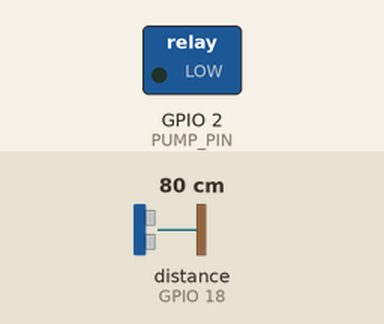
Simulated run of this program. Board: ESP32. Parts: switched loads named in the program (green lamp = pin HIGH). Wiring (from diagram.json): ultrasonic range finder: trigger GPIO 5; echo GPIO 18. The test bench sets the inputs (shaded band); at power-on: distance to the obstacle (sensor on GPIO 18) 80 cm. The echo pulse lasts 58.3 µs per cm; WiFi joins after 1.5 s; servers stay silent unless stated; no MQTT or app messages arrive unless stated; pins used as bus, display or sensor lines are not drawn; what the program prints to the serial monitor is not drawn.

Above: at 2.7 s.
2.8 s: distance to the obstacle (sensor on GPIO 18) set to 136 cm
5.2 s: distance to the obstacle (sensor on GPIO 18) set to 145 cm
At 6.3 s:
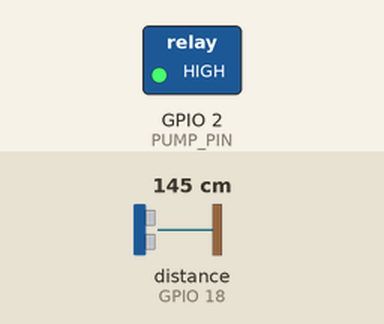
7.5 s: distance to the obstacle (sensor on GPIO 18) set to 2 cm
At 9.2 s:
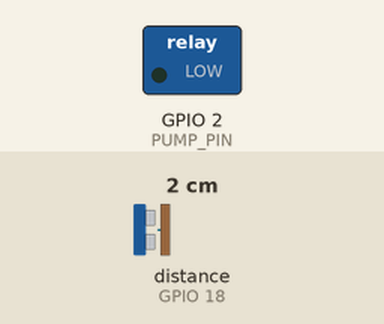
9.5 s: distance to the obstacle (sensor on GPIO 18) set to 250 cm
At 11.3 s:
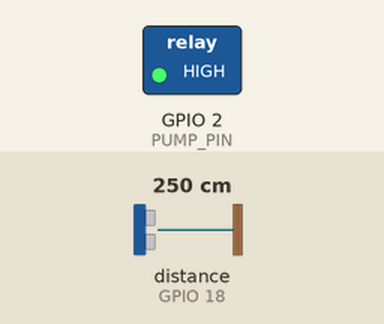
Timing chart, 0 to 12.5 s (numbered marks = the images above; inputs shaded):
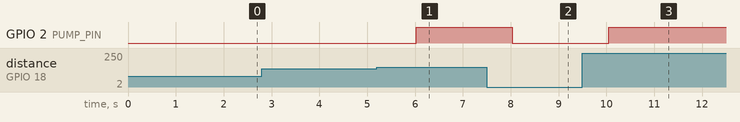

Measured:
- the behaviour switches between 141 and 142 cm on distance to the obstacle (sensor on GPIO 18) (found by bisection; images 0 and 1)
- after the input at 2.8 s, every drawn part: stays the same
- after the input at 5.2 s, GPIO 2 (PUMP_PIN): LOW → HIGH after 0.83 s
- after the input at 7.5 s, GPIO 2 (PUMP_PIN): HIGH → LOW after 0.53 s
- after the input at 9.5 s, GPIO 2 (PUMP_PIN): LOW → HIGH after 0.55 s

The program:

main.cpp
```cpp
#include <Arduino.h>
#include <WiFi.h>
#include <PubSubClient.h>

#define TRIG_PIN 5
#define ECHO_PIN 18
#define PUMP_PIN 2

#define WIFI_SSID "Wokwi-GUEST"
#define WIFI_PASSWORD ""

#define MQTT_BROKER "192.168.116.178"
#define MQTT_PORT 1883
#define MQTT_CLIENT "esp32-water-tank"

WiFiClient espClient;
PubSubClient mqtt(espClient);

const char *TOPIC_LEVEL = "home/tank/level";
const char *TOPIC_PUMP = "home/tank/pump";
const char *TOPIC_CMD = "home/tank/pump/set";

bool manualMode = false;

void callback(char *topic, byte *payload, unsigned int length){

  String msg = "";
  for (int i = 0; i < length; i++)
    msg += (char)payload[i];
  if (String(topic) == TOPIC_CMD){
    if (msg == "ON"){
      digitalWrite(PUMP_PIN, HIGH);
      mqtt.publish(TOPIC_PUMP, "ON", true);
    }
    if (msg == "OFF"){
      digitalWrite(PUMP_PIN, LOW);
      mqtt.publish(TOPIC_PUMP, "OFF", true);
    }
  }
}

void connectWiFi(){
  WiFi.begin(WIFI_SSID, WIFI_PASSWORD);
  while (WiFi.status() != WL_CONNECTED){
    delay(500);
    Serial.print(".");
  }
  Serial.println("\nWiFi Connected");
}

void connectMQTT(){
  while (!mqtt.connected()){
    Serial.print("Connecting MQTT...");
    if (mqtt.connect(MQTT_CLIENT)){
      Serial.println("Connected");
      mqtt.subscribe(TOPIC_CMD);
    }else{

      delay(2000);
    }
  }
}

float getDistance(){
  digitalWrite(TRIG_PIN, LOW);
  delayMicroseconds(2);
  digitalWrite(TRIG_PIN, HIGH);
  delayMicroseconds(10);
  digitalWrite(TRIG_PIN, LOW);
  long duration = pulseIn(ECHO_PIN, HIGH);
  float distance = duration * 0.034 / 2;
  return distance;
}

void setup(){
  Serial.begin(115200);
  pinMode(TRIG_PIN, OUTPUT);
  pinMode(ECHO_PIN, INPUT);
  pinMode(PUMP_PIN, OUTPUT);
  connectWiFi();
  mqtt.setServer(MQTT_BROKER, MQTT_PORT);
  mqtt.setCallback(callback);
}

void loop(){
  if (!mqtt.connected())
    connectMQTT();
  mqtt.loop();
  static unsigned long lastPub = 0;
  if (millis() - lastPub > 2000){

    float distance = getDistance();

    float level = ((200 - distance) / 200.0) * 100;

    if (level < 0)
      level = 0;
    if (level > 100)
      level = 100;

    Serial.print("Distance: ");
    Serial.print(distance);
    Serial.print(" cm  ");

    Serial.print("Level: ");
    Serial.print(level);
    Serial.println("%");

    mqtt.publish(TOPIC_LEVEL,String((int)level).c_str(),true);
    if (level < 30){
      digitalWrite(PUMP_PIN, HIGH);
      mqtt.publish(TOPIC_PUMP, "Pump ON - Low Water Level",true);
    }else if (level > 80){
      digitalWrite(PUMP_PIN, LOW);
      mqtt.publish(TOPIC_PUMP,"Tank Full",true);
    }else{
      digitalWrite(PUMP_PIN, LOW);
      mqtt.publish(TOPIC_PUMP,"Normal Level",true);
    }
    lastPub = millis();
  }
}
```
